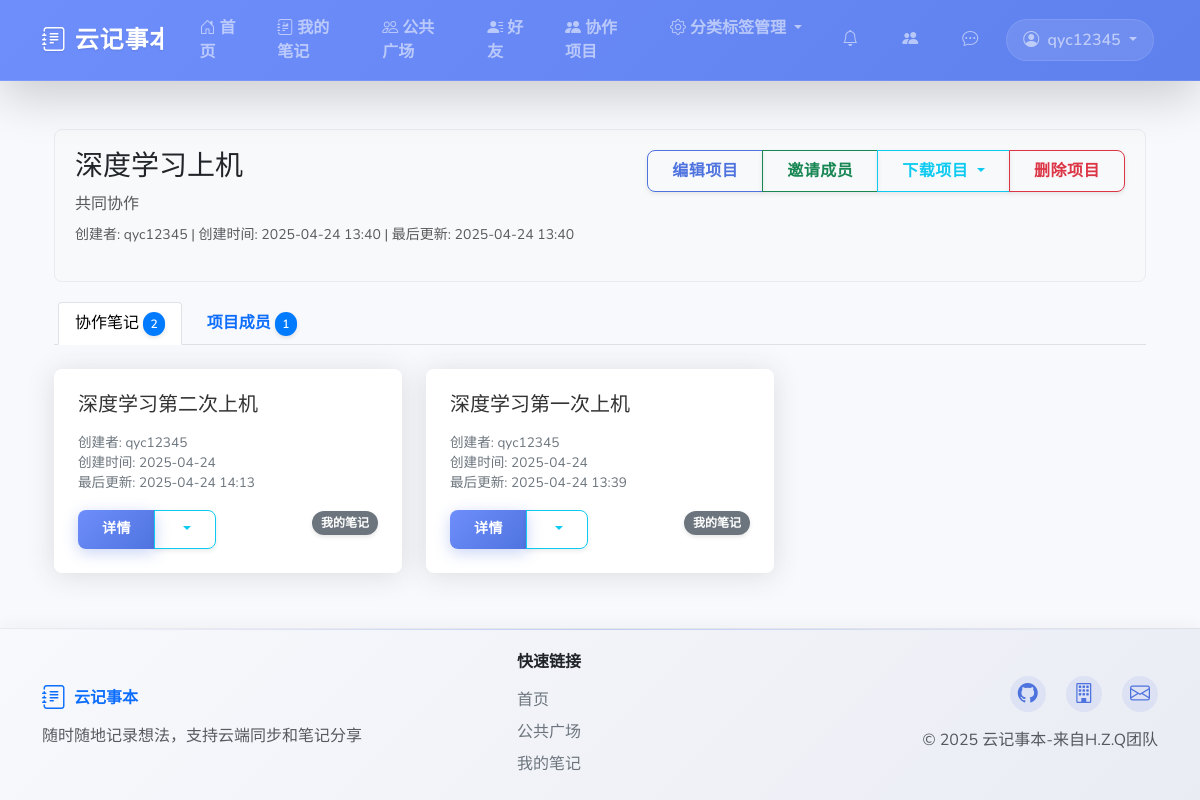
Page /collaboration/projects/4/ (signed in) on the committed database.
### collaboration/models.py (models this page shows, shortened)
class CollaborationProject(models.Model):
    name = models.CharField(max_length=200, verbose_name="项目名称")
    description = models.TextField(blank=True, verbose_name="项目描述")
    owner = models.ForeignKey(User, on_delete=models.CASCADE, related_name="owned_projects", verbose_name="项目创建者")
    created_at = models.DateTimeField(default=timezone.now, verbose_name="创建时间")
    updated_at = models.DateTimeField(auto_now=True, verbose_name="更新时间")
    notebooks = models.ManyToManyField(Notebook, related_name="collaboration_projects", verbose_name="关联笔记")
    class Meta:
        verbose_name = "协作项目"
        verbose_name_plural = "协作项目"
        ordering = ['-updated_at']

### notebooks/models.py (models this page shows, shortened)
class Notebook(models.Model):
    title = models.CharField(max_length=200, verbose_name="标题")
    content = HTMLField(verbose_name="内容")
    user = models.ForeignKey(User, on_delete=models.CASCADE, related_name="notebooks", verbose_name="所属用户")
    category = models.ForeignKey(Category, on_delete=models.SET_NULL, null=True, blank=True,
                                 related_name="notebooks", verbose_name="所属分类")
    tags = models.ManyToManyField(Tag, blank=True, related_name="notebooks", verbose_name="标签")
    created_at = models.DateTimeField(auto_now_add=True, verbose_name="创建时间")
    updated_at = models.DateTimeField(auto_now=True, verbose_name="更新时间")
    is_public = models.BooleanField(default=False, verbose_name="是否公开")
    is_featured = models.BooleanField(default=False, verbose_name="是否精选")
    class Meta:
        verbose_name = "笔记"
        verbose_name_plural = "笔记"
        ordering = ['-updated_at']

### collaboration/views.py (the view)
# urls.py: path('projects/<int:project_id>/', views.project_detail, name='project_detail'),
@login_required
def project_detail(request, project_id):
    project = get_object_or_404(
        CollaborationProject.objects.prefetch_related('members', 'notebooks'),
        id=project_id
    )
    if project.owner != request.user and not project.members.filter(user=request.user, status='accepted').exists():
        messages.error(request, "您没有权限查看该协作项目")
        return redirect('collaboration:project_list')
    members = project.members.all()
    notebooks = project.notebooks.all()
    locked_notebooks = {}
    for notebook in notebooks:
        try:
            lock = notebook.locks.latest('locked_at')
            if not lock.is_expired():
                locked_notebooks[notebook.id] = {
                    'user': lock.user.username,
                    'expires_at': lock.expires_at
                }
        except CollaborationLock.DoesNotExist:
            pass
    context = {
        'project': project,
        'members': members,
        'notebooks': notebooks,
        'locked_notebooks': locked_notebooks,
        'is_owner': project.owner == request.user
    }
    return render(request, 'collaboration/project_detail.html', context)

### templates/collaboration/project_detail.html (shortened to what this page needs)
{% extends 'base.html' %}
{% load static %}
{% block content %}
<div class="container-fluid py-4">
  <div class="project-header">
    <div class="d-flex justify-content-between align-items-start mb-3">
      <div>
        <h1 class="h3 mb-2">{{ project.name }}</h1>
        <p class="mb-2 text-muted">{{ project.description }}</p>
        <div class="text-muted small">
          <span> 创建者: {{ project.owner.username }}</span> |
          <span> 创建时间: {{ project.created_at|date:"Y-m-d H:i" }}</span> |
          <span> 最后更新: {{ project.updated_at|date:"Y-m-d H:i" }}</span>
        </div>
      </div>
      <div>
        {% if is_owner %}
        <div class="btn-group">
          <a href="{% url 'collaboration:edit_project' project.id %}" class="btn btn-outline-primary">
             编辑项目
          </a>
          <a href="{% url 'collaboration:invite_member' project.id %}" class="btn btn-outline-success">
             邀请成员
          </a>
          <div class="btn-group">
            <button type="button" class="btn btn-outline-info dropdown-toggle" data-bs-toggle="dropdown" aria-expanded="false">
               下载项目
            </button>
          </div>
          <a href="{% url 'collaboration:delete_project' project.id %}" class="btn btn-outline-danger">
             删除项目
          </a>
        </div>
        {% endif %}
      </div>
    </div>
  </div>
  <ul class="nav nav-tabs mb-4">
    <li class="nav-item">
      <a class="nav-link active" id="notebooks-tab" data-bs-toggle="tab" href="#notebooks" role="tab" aria-controls="notebooks" aria-selected="true">
         协作笔记
        <span class="badge badge-pill badge-primary">{{ notebooks|length }}</span>
      </a>
    </li>
    <li class="nav-item">
      <a class="nav-link" id="members-tab" data-bs-toggle="tab" href="#members" role="tab" aria-controls="members" aria-selected="false">
         项目成员
        <span class="badge badge-pill badge-primary">{{ members|length }}</span>
      </a>
    </li>
  </ul>
  <div class="tab-content">
    <div class="tab-pane fade show active" id="notebooks" role="tabpanel" aria-labelledby="notebooks-tab">
      <div class="row">
        {% if notebooks %}
        {% for notebook in notebooks %}
        <div class="col-md-6 col-lg-4 mb-4">
          <div class="card notebook-card">
            <div class="card-body">
              <div class="d-flex justify-content-between align-items-start mb-3">
                <h5 class="notebook-title mb-0">{{ notebook.title }}</h5>
              </div>
              <p class="notebook-meta mb-3">
                <span> 创建者: {{ notebook.user.username }}</span><br>
                <span> 创建时间: {{ notebook.created_at|date:"Y-m-d" }}</span><br>
                <span> 最后更新: {{ notebook.updated_at|date:"Y-m-d H:i" }}</span>
              </p>
              <div class="d-flex justify-content-between">
                <div class="btn-group">
                  <a href="/notebooks/{{ notebook.id }}/" class="btn btn-sm btn-primary">
                     详情
                  </a>
                  <div class="btn-group">
                    <button type="button" class="btn btn-sm btn-outline-info dropdown-toggle" data-bs-toggle="dropdown" aria-expanded="false">
                    </button>
                  </div>
                </div>
                <div>
                  {% if notebook.user == user %}
                  <span class="badge badge-secondary">我的笔记</span>
                  {% endif %}
                </div>
              </div>
            </div>
          </div>
        </div>
        {% endfor %}
        {% endif %}
      </div>
    </div>
  </div>
</div>
{% endblock %}

### templates/includes/navbar.html (shortened to what this page needs)
<nav class="navbar navbar-expand-lg navbar-dark bg-primary shadow-lg sticky-top">
    <div class="container">
        <a class="navbar-brand d-flex align-items-center" href="{% url 'home' %}">
            <i class="bi bi-journal-text me-2 fs-4 nav-icon-pulse"></i>
            <span class="fw-bold">云记事本</span>
        </a>
        <div class="collapse navbar-collapse" id="navbarNav">
            <ul class="navbar-nav me-auto">
                <li class="nav-item">
                    <a class="nav-link rounded-pill px-3 mx-1 nav-btn-hover" href="{% url 'home' %}">
                        <i class="bi bi-house-door me-1"></i>首页
                    </a>
                </li>
                {% if user.is_authenticated %}
                    <li class="nav-item">
                        <a class="nav-link rounded-pill px-3 mx-1 nav-btn-hover" href="{% url 'notebooks:list' %}">
                            <i class="bi bi-journal-richtext me-1"></i>我的笔记
                        </a>
                    </li>
                    <li class="nav-item">
                        <a class="nav-link rounded-pill px-3 mx-1 nav-btn-hover" href="{% url 'sharing:public' %}">
                            <i class="bi bi-people me-1"></i>公共广场
                        </a>
                    </li>
                    <li class="nav-item">
                        <a class="nav-link rounded-pill px-3 mx-1 nav-btn-hover" href="{% url 'friends:home' %}">
                            <i class="bi bi-person-lines-fill me-1"></i>好友
                        </a>
                    </li>
                    <li class="nav-item">
                        <a class="nav-link rounded-pill px-3 mx-1 nav-btn-hover" href="{% url 'collaboration:project_list' %}">
                            <i class="bi bi-people-fill me-1"></i>协作项目
                        </a>
                    </li>
                    <li class="nav-item dropdown">
                        <a class="nav-link dropdown-toggle rounded-pill px-3 mx-1 nav-btn-hover" href="#" id="managementDropdown" role="button" data-bs-toggle="dropdown" aria-expanded="false">
                            <i class="bi bi-gear me-1"></i>分类标签管理
                        </a>
                    </li>
                {% endif %}
            </ul>
            <ul class="navbar-nav">
                {% if user.is_authenticated %}
                    <li class="nav-item">
                        <a class="nav-link rounded-pill px-3 position-relative" href="{% url 'friends:friend_requests' %}" id="notificationBell">
                            <i class="bi bi-bell me-1"></i>
                        </a>
                    </li>
                    <li class="nav-item">
                        <a class="nav-link rounded-pill px-3 position-relative" href="{% url 'collaboration:project_list' %}" id="collaborationBell">
                            <i class="bi bi-people-fill me-1"></i>
                        </a>
                    </li>
                    <li class="nav-item">
                        <a class="nav-link rounded-pill px-3 position-relative" href="{% url 'friends:chat_list' %}" id="messageLink">
                            <i class="bi bi-chat-dots me-1"></i>
                        </a>
                    </li>
                    <li class="nav-item dropdown">
                        <a class="nav-link dropdown-toggle user-dropdown rounded-pill px-3" href="#" id="navbarDropdown" role="button" data-bs-toggle="dropdown">
                            <i class="bi bi-person-circle me-1"></i>
                            <span>{{ user.username }}</span>
                        </a>
                    </li>
                {% endif %}
            </ul>
        </div>
    </div>
</nav>

### static/css/custom.css (style rules this page uses)
:root { --primary-color: #4e73df; --primary-dark: #3a56b0; --primary-gradient: linear-gradient(135deg, #6e8efb, #4e73df); --secondary-color: #858796; --success-color: #1cc88a; --info-color: #36b9cc; --warning-color: #f6c23e; --danger-color: #e74a3b; --light-color: #f8f9fc; --dark-color: #5a5c69; --body-bg: #f8f9fc; --card-border-radius: 0.75rem; --btn-border-radius: 0.5rem; --transition-speed: 0.3s; --box-shadow: 0 0.15rem 1.75rem 0 rgba(58, 59, 69, 0.15); --box-shadow-hover: 0 0.5rem 2rem 0 rgba(58, 59, 69, 0.2); --box-shadow-sm: 0 0.125rem 0.25rem 0 rgba(58, 59, 69, 0.1); --font-family: 'Nunito', -apple-system, BlinkMacSystemFont, "Segoe UI", Roboto, "Helvetica Neue", Arial, sans-serif; }
html { scroll-behavior: smooth; height: 100%; }
body { background-color: var(--body-bg); font-family: var(--font-family); transition: background-color var(--transition-speed) ease; overflow-x: hidden; display: flex; flex-direction: column; min-height: 100vh; margin: 0; }
.navbar { box-shadow: 0 0.15rem 1.75rem 0 rgba(58, 59, 69, 0.15); transition: all var(--transition-speed) ease; backdrop-filter: blur(10px); -webkit-backdrop-filter: blur(10px); border-bottom: 1px solid rgba(255, 255, 255, 0.1); z-index: 1030; }
.navbar-dark.bg-primary { background: var(--primary-gradient) !important; background-size: 200% 200% !important; animation: gradientAnimation 15s ease infinite; }
.navbar-brand { font-weight: 800; font-size: 1.5rem; letter-spacing: 0.05rem; position: relative; overflow: hidden; text-shadow: 0 1px 2px rgba(0, 0, 0, 0.1); }
.navbar-brand::after { content: ''; position: absolute; bottom: 0; left: 0; width: 0; height: 2px; background-color: white; transition: width var(--transition-speed) ease; }
.nav-icon-pulse { animation: pulse 2s infinite; display: inline-block; transform-origin: center; }
.nav-link { font-weight: 600; transition: all var(--transition-speed) ease; position: relative; padding: 0.5rem 1rem; margin: 0 0.25rem; }
.nav-btn-hover { transition: all 0.3s ease; }
.user-dropdown { background-color: rgba(255, 255, 255, 0.1); border: 1px solid rgba(255, 255, 255, 0.1); transition: all 0.3s ease; }
.card { background-color: white; border: none; border-radius: var(--card-border-radius); box-shadow: var(--box-shadow); transition: all var(--transition-speed) ease; overflow: hidden; position: relative; z-index: 1; transform: translateY(0); }
.card-body { padding: 1.5rem; }
.card::before { content: ''; position: absolute; top: 0; left: 0; width: 100%; height: 100%; background: linear-gradient(135deg, rgba(110, 142, 251, 0.05), rgba(78, 115, 223, 0.05)); opacity: 0; transition: opacity var(--transition-speed) ease; z-index: -1; }
.btn { border-radius: var(--btn-border-radius); padding: 0.5rem 1.5rem; font-weight: 600; transition: all var(--transition-speed) ease; position: relative; overflow: hidden; z-index: 1; letter-spacing: 0.5px; box-shadow: var(--box-shadow-sm); }
.btn::before { content: ''; position: absolute; top: 0; left: -100%; width: 100%; height: 100%; background: rgba(255, 255, 255, 0.2); transition: all 0.4s ease; z-index: -1; }
.btn-primary { background: var(--primary-gradient); border: none; color: white; box-shadow: 0 4px 15px rgba(78, 115, 223, 0.3); position: relative; z-index: 1; overflow: hidden; }
.btn-primary::before { content: ''; position: absolute; top: 0; left: -100%; width: 100%; height: 100%; background: linear-gradient(90deg, transparent, rgba(255, 255, 255, 0.2), transparent); transition: left 0.7s ease; z-index: -1; }
.btn-outline-primary { color: var(--primary-color); border-color: var(--primary-color); background-color: transparent; position: relative; z-index: 1; overflow: hidden; }
.btn-outline-primary::after { content: ''; position: absolute; top: 0; left: 0; width: 0; height: 100%; background: var(--primary-gradient); transition: all 0.3s ease; z-index: -1; opacity: 0; }
.badge { font-weight: 600; padding: 0.5em 0.75em; border-radius: 50rem; box-shadow: 0 2px 4px rgba(0, 0, 0, 0.1); transition: all var(--transition-speed) ease; }
.notebook-card { transition: all var(--transition-speed) ease; height: 100%; position: relative; overflow: hidden; z-index: 1; }
.notebook-card::before { content: ''; position: absolute; top: 0; left: 0; width: 100%; height: 5px; background: var(--primary-gradient); transform: translateY(-100%); transition: transform var(--transition-speed) ease; z-index: 2; }
.notebook-card .card-body { padding: 1.5rem; }
.container { animation: fadeIn 0.5s ease-out; }

### rows in the picture
CollaborationProject: name "深度学习上机", description "共同协作", owner.username "qyc12345", created_at "2025-04-24 13:40", updated_at "2025-04-24 13:40"
Notebook: title "深度学习第二次上机", user.username "qyc12345", created_at "2025-04-24", updated_at "2025-04-24 14:13", shows "我的笔记"
Notebook: title "深度学习第一次上机", user.username "qyc12345", created_at "2025-04-24", updated_at "2025-04-24 13:39", shows "我的笔记"

### other values in the picture
{{ user.username }} "qyc12345"
{{ notebooks|length }} "2"
{{ members|length }} "1"
